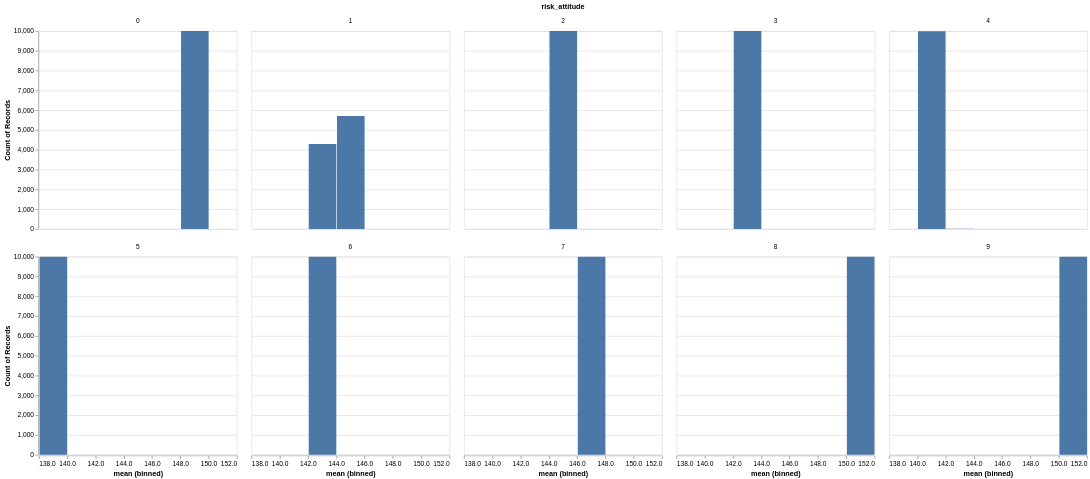

This figure's notebook cell:
### Code cell
mean_binned_chart = alt.Chart(lazy_stats_df).mark_bar().encode(
    alt.X("mean", bin=True),
    y='count()',
)
mean_binned_chart.facet("risk_attitude", columns=5)

### Figure 1 — Vega specification as saved in the notebook (floating-point values rounded to 4 significant figures)
{"$schema": "https://vega.github.io/schema/vega/v5.json", "data": [{"name": "source_0", "values": [{"bin_maxbins_10_mean": 148.0, "bin_maxbins_10_mean_end": 150.0, "risk_attitude": 0, "__count": 10000}, {"bin_maxbins_10_mean": 142.0, "bin_maxbins_10_mean_end": 144.0, "risk_attitude": 3, "__count": 10000}, {"bin_maxbins_10_mean": 142.0, "bin_maxbins_10_mean_end": 144.0, "risk_attitude": 6, "__count": 10000}, {"bin_maxbins_10_mean": 150.0, "bin_maxbins_10_mean_end": 152.0, "risk_attitude": 9, "__count": 10000}, {"bin_maxbins_10_mean": 140.0, "bin_maxbins_10_mean_end": 142.0, "risk_attitude": 4, "__count": 9987}, {"bin_maxbins_10_mean": 142.0, "bin_maxbins_10_mean_end": 144.0, "risk_attitude": 1, "__count": 4297}, {"bin_maxbins_10_mean": 146.0, "bin_maxbins_10_mean_end": 148.0, "risk_attitude": 7, "__count": 10000}, {"bin_maxbins_10_mean": 150.0, "bin_maxbins_10_mean_end": 152.0, "risk_attitude": 8, "__count": 10000}, {"bin_maxbins_10_mean": 138.0, "bin_maxbins_10_mean_end": 140.0, "risk_attitude": 5, "__count": 10000}, {"bin_maxbins_10_mean": 144.0, "bin_maxbins_10_mean_end": 146.0, "risk_attitude": 2, "__count": 10000}, {"bin_maxbins_10_mean": 144.0, "bin_maxbins_10_mean_end": 146.0, "risk_attitude": 1, "__count": 5703}, {"bin_maxbins_10_mean": 142.0, "bin_maxbins_10_mean_end": 144.0, "risk_attitude": 4, "__count": 13}]}, {"name": "facet_domain", "values": [{"risk_attitude": 0, "count": 1}, {"risk_attitude": 3, "count": 1}, {"risk_attitude": 6, "count": 1}, {"risk_attitude": 9, "count": 1}, {"risk_attitude": 4, "count": 2}, {"risk_attitude": 1, "count": 2}, {"risk_attitude": 7, "count": 1}, {"risk_attitude": 8, "count": 1}, {"risk_attitude": 5, "count": 1}, {"risk_attitude": 2, "count": 1}]}, {"name": "facet_domain_row", "values": [{"data": 0.0}, {"data": 1.0}]}, {"name": "facet_domain_column", "transform": [{"type": "sequence", "start": 0.0, "stop": {"signal": "min(length(data(\"facet_domain\")), 5)"}}]}, {"name": "source_0_y_domain___count", "values": [{"min": 13, "max": 10000}]}], "signals": [{"name": "child_bin_maxbins_10_mean_bins", "value": {"fields": ["mean"], "fname": "bin_mean", "start": 138.0, "step": 2.0, "stop": 152.0}}, {"name": "child_width", "value": 300}, {"name": "child_height", "value": 300}], "marks": [{"type": "group", "name": "facet-title", "title": {"text": "risk_attitude", "style": "guide-title", "offset": 10}, "role": "column-title"}, {"type": "group", "name": "row_header", "from": {"data": "facet_domain_row"}, "encode": {"update": {"height": {"signal": "child_height"}}}, "axes": [{"scale": "y", "orient": "left", "grid": false, "title": "Count of Records", "labelOverlap": true, "tickCount": {"signal": "ceil(child_height/40)"}, "zindex": 0}], "role": "row-header"}, {"type": "group", "name": "column_footer", "from": {"data": "facet_domain_column"}, "encode": {"update": {"width": {"signal": "child_width"}}}, "axes": [{"scale": "x", "grid": false, "tickCount": {"signal": "ceil(child_width/10)"}, "title": "mean (binned)", "orient": "bottom", "labelOverlap": true, "labelFlush": true, "zindex": 0}], "role": "column-footer"}, {"type": "group", "name": "cell", "from": {"facet": {"data": "source_0", "name": "facet", "groupby": ["risk_attitude"]}}, "sort": {"field": ["datum[\"risk_attitude\"]"], "order": ["ascending"]}, "encode": {"update": {"width": {"signal": "child_width"}, "height": {"signal": "child_height"}}}, "marks": [{"type": "rect", "name": "child_marks", "from": {"data": "facet"}, "encode": {"update": {"x2": {"field": "bin_maxbins_10_mean", "scale": "x", "offset": {"signal": "0.5 + (abs(scale(\"x\", datum[\"bin_maxbins_10_mean_end\"]) - scale(\"x\", datum[\"bin_maxbins_10_mean\"])) < 0.25 ? -0.5 * (0.25 - (abs(scale(\"x\", datum[\"bin_maxbins_10_mean_end\"]) - scale(\"x\", datum[\"bin_maxbins_10_mean\"])))) : 0.5)"}}, "fill": {"value": "#4c78a8"}, "x": {"field": "bin_maxbins_10_mean_end", "scale": "x", "offset": {"signal": "0.5 + (abs(scale(\"x\", datum[\"bin_maxbins_10_mean_end\"]) - scale(\"x\", datum[\"bin_maxbins_10_mean\"])) < 0.25 ? 0.5 * (0.25 - (abs(scale(\"x\", datum[\"bin_maxbins_10_mean_end\"]) - scale(\"x\", datum[\"bin_maxbins_10_mean\"])))) : -0.5)"}}, "y2": {"value": 0, "scale": "y"}, "y": {"field": "__count", "scale": "y"}}}, "style": ["bar"]}], "axes": [{"scale": "y", "grid": true, "domain": false, "tickCount": {"signal": "ceil(child_height/40)"}, "gridScale": "x", "ticks": false, "zindex": 0, "aria": false, "orient": "left", "maxExtent": 0, "minExtent": 0, "labels": false}], "title": {"text": {"signal": "format(parent[\"risk_attitude\"], \"\")"}, "style": "guide-label", "offset": 10, "frame": "group"}, "style": "cell"}], "scales": [{"name": "x", "type": "linear", "domain": {"signal": "[child_bin_maxbins_10_mean_bins.start, child_bin_maxbins_10_mean_bins.stop]"}, "range": [0, {"signal": "child_width"}], "bins": {"signal": "child_bin_maxbins_10_mean_bins"}, "zero": false}, {"name": "y", "type": "linear", "domain": [{"signal": "(data(\"source_0_y_domain___count\")[0] || {}).min"}, {"signal": "(data(\"source_0_y_domain___count\")[0] || {}).max"}], "range": [{"signal": "child_height"}, 0], "nice": true, "zero": true}], "padding": 5, "layout": {"padding": 20, "bounds": "full", "align": "all", "columns": 5}, "background": "white"}
